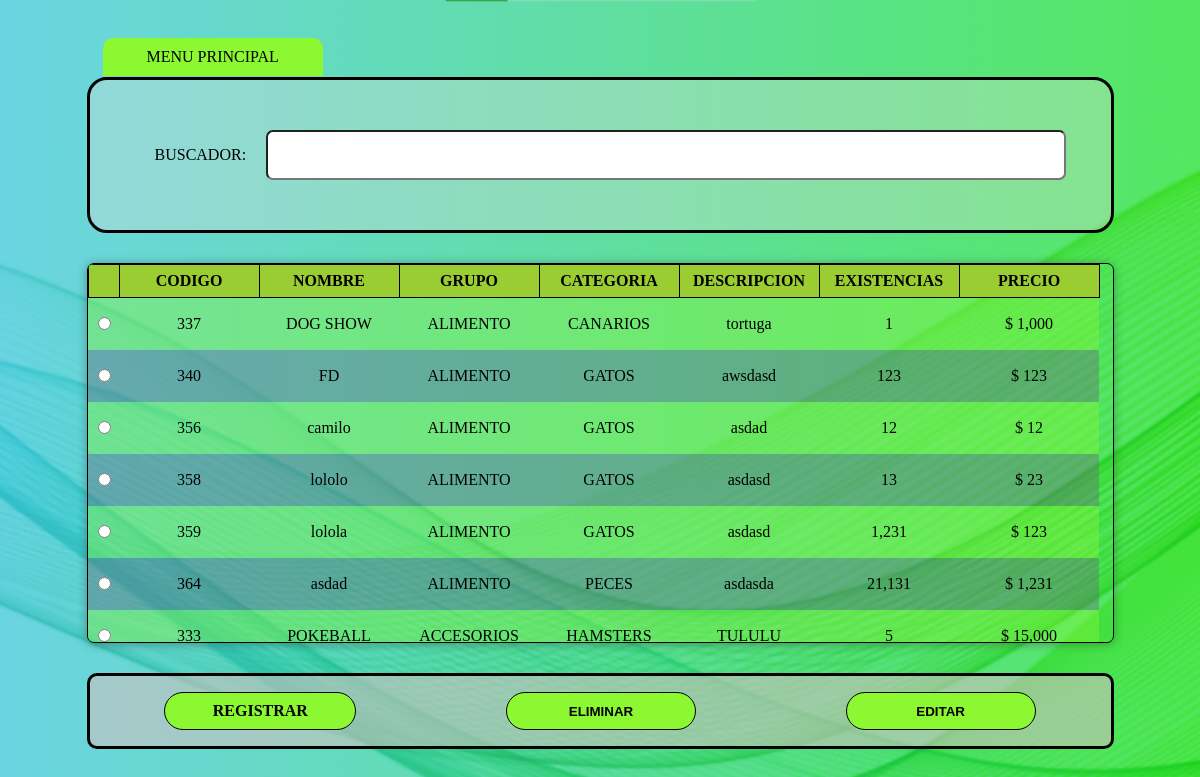
Before: /menuProducto (signed in) with the older database file.
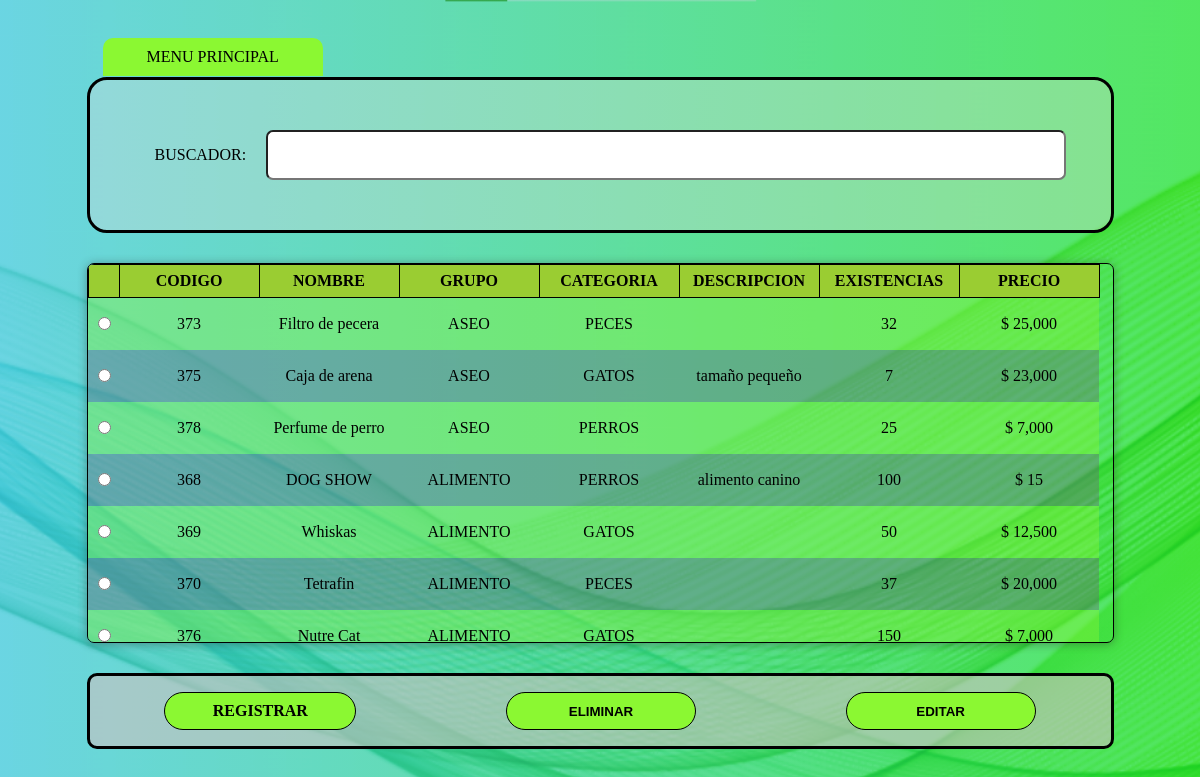
After: the same page with the newer database file.
### tables this page shows
CREATE TABLE IF NOT EXISTS `producto` (
  `Cod_Producto` int(4) NOT NULL AUTO_INCREMENT,
  `Nombre` varchar(100) NOT NULL,
  `Existencia` int(6) NOT NULL,
  `Precio` int(9) NOT NULL,
  `Descripcion` varchar(500) NOT NULL,
  `Imagen` longblob NOT NULL,
  `Cod_Categoria` int(10) NOT NULL,
  `Cod_Grupo` int(10) NOT NULL,
  PRIMARY KEY (`Cod_Producto`),
  KEY `Cod_Categoria` (`Cod_Categoria`),
  KEY `Cod_Grupo` (`Cod_Grupo`)
);

CREATE TABLE IF NOT EXISTS `grupo` (
  `Cod_Grupo` int(10) NOT NULL,
  `Descripcion_Grupo` varchar(20) NOT NULL,
  PRIMARY KEY (`Cod_Grupo`)
);

CREATE TABLE IF NOT EXISTS `categoria` (
  `Cod_categoria` int(10) NOT NULL,
  `Descripcion_Categoria` varchar(20) NOT NULL,
  PRIMARY KEY (`Cod_categoria`)
);

### index.php (called while the page is built, shortened)
<?php
    require_once "controller/plantilla.controller.php";
    require_once "controller/producto.controller.php";
    require_once "model/conexion.php";
    require_once "model/dto/producto.dto.php";
    require_once "model/dao/producto.dao.php";
    $objPlantilla = new PlantillaController();
    $objPlantilla -> ctrPlantilla();
?>

### controller/producto.controller.php (called while the page is built, shortened)
<?php
    class ControllerProductos{
        public function ctrConsultarProducto(){
            $lista = false;
            try {
                $objDtoProducto = new Producto();
                $objDaoProducto = new ModeloProducto( $objDtoProducto );
                $lista = $objDaoProducto -> mdlConsultarProducto() -> fetchAll();
            } catch (PDOException $e) {
                echo "Error en el controlador ctrConsultarProducto : ".$e->getMessage();
            }
            return $lista;
        }
    }
?>

### model/dto/producto.dto.php (called while the page is built, shortened)
<?php
    class Producto{
        private $nombre;
        private $grupo;
        private $categoria;
        private $precio;
        private $descripcion;
        private $cantidad;
        private $imagen;
        private $codigo;
        public function getNombre(){
            return $this -> nombre;
        }
        public function getGrupo(){
            return $this -> grupo;
        }
        public function getCategoria(){
            return $this -> categoria;
        }
        public function getPrecio(){
            return $this -> precio;
        }
        public function getDescripcion(){
            return $this -> descripcion;
        }
        public function getCantidad(){
            return $this -> cantidad;
        }
        public function getImagen(){
            return $this -> imagen;
        }
        public function getCodigo(){
            return $this -> codigo;
        }
    }
?>

### model/conexion.php (called while the page is built, shortened)
<?php
    class Conexion{
        private $usuario;
        private $clave;
        private $url;
        private $charSet;
        private $con;
        public function __construct(){
            $this -> host = "localhost";
            $this -> driver = "mysql";
            $this -> usuario = "root";
            $this -> clave = "";
            $this -> base = "invpriv";
            $this -> url = $this -> driver.":host=".
            $this -> host.";dbname=". $this -> base;
            $this -> charSet = "UTF8";
            $this -> con=NULL;
        }
        public function conexion(){
            try{
                $this -> con = new PDO($this->url, $this->usuario, $this->clave);
                $this -> con -> setAttribute(PDO::ATTR_DEFAULT_FETCH_MODE, PDO::FETCH_ASSOC);
                $this -> con -> exec('SET CHARACTER SET '.$this->charSet);
            }catch(PDOException $e){
                echo "Error al conectar".$e->getMessage();
            }
            return $this -> con;
        }
    }
?>

### model/dao/producto.dao.php (called while the page is built, shortened)
<?php
    class ModeloProducto{
        public function mdlConsultarProducto(){
            $sql = "CALL SpMostrarProducto()";
            try {
                $con = new Conexion();
                $stmt = $con -> conexion() -> prepare($sql);
                $stmt -> execute();
                $resulset = $stmt;
            } catch (PDOException $e) {
                echo "Error en el modelo SpMostrarProducto " . $e -> getMessage();
            }
            return $resulset;
        }
    }
?>

### view/module/menuProducto.php (the view, shortened to what this page needs)
<!DOCTYPE html>
<html lang="es">
    <head>
        <link rel="stylesheet" href="view/css/sweetalert2.min.css">
        <link rel="stylesheet" href="https://cdnjs.cloudflare.com/ajax/libs/font-awesome/6.0.0-beta2/css/all.min.css">
        <link rel="stylesheet" href="view/css/FondoInterfazes.css">
        <link rel="stylesheet" href="view/css/menuProducto.css">
    </head>
    <body class="interfazGeneral">
        <form method="post" action="editarProducto">
            <div>
                <div class= "menu1">
                    <a href="menuPrincipal" class ="botonMenu" title="Menu de productos">MENU PRINCIPAL</a>
                </div>
            </div>
            <div>
                <table id="tabla" class="table table-striped table-bordered" style="width:100%">
                    <thead>
                        <tr>
                            <th class="selector"></th>
                            <th>CODIGO</th>
                            <th>NOMBRE</th>
                            <th>GRUPO</th>
                            <th>CATEGORIA</th>
                            <th>DESCRIPCION</th>
                            <th>EXISTENCIAS</th>
                            <th>PRECIO</th>
                        </tr>
                    </thead>
                    <tbody>
                        <?php
                            $objCtrProducto = new ControllerProductos();
                            $listaProducto = $objCtrProducto -> ctrConsultarProducto();
                            foreach($listaProducto as $dato){
                                echo '
                                    <tr>
                                        <td class="selector"><input type="radio" name="selectPrdt" id="selectPrdt" class="filtro1" value="' . $dato['Cod_Producto'] . '"></td>
                                        <td>' . $dato['Cod_Producto'] . '</td>
                                        <td>' . $dato['Nombre'] . '</td>
                                        <td>' . $dato['Descripcion_Grupo'] . '</td>
                                        <td>' . $dato['Descripcion_Categoria'] . '</td>
                                        <td>' . $dato['Descripcion'] . '</td>
                                        <td>' . number_format($dato['Existencia']) . '</td>
                                        <td>$ ' . number_format($dato['Precio'])  . '</td>
                                    </tr>
                                ';
                            }
                        ?>
                    </tbody>
                </table>
            </div>
            <div class="conBtns">
                <a href="crearProducto" class="btnprdt" title="Registrar producto"><b>REGISTRAR</b></a>
                <button type="button" onclick="eliminar(selectPrdt)" class="btnprdt2" title="Eliminar producto">ELIMINAR</button>
                <button type="submit" class="btnprdt2" title="Editar producto">EDITAR</button>
            </div>
        </form>
    </body>
</html>

### controller/plantilla.controller.php (shortened to what this page needs)
<?php
    class PlantillaController{
        public function ctrPlantilla(){
            if (isset($_SESSION["login"]) and $_SESSION["login"] == true) {
                include_once "view/module/direcciones.php";
            }else{
                include_once "view/module/login.php";
            }
        }
    }
?>

### view/module/direcciones.php (shortened to what this page needs)
<?php
    if (isset($_GET['ruta'])) {
        switch ($_GET['ruta']) {
            case 'menuProducto':
                require_once "view/module/menuProducto.php";
                break;
        }
    }else {
        require_once "view/module/menuPrincipal.php";
    }
?>

### view/css/FondoInterfazes.css (style rules this page uses)
.interfazGeneral { background-image: url(../IMG/fondo_de_interfacez.png); background-size: cover; background-repeat: no-repeat; background-position: center; background-attachment: fixed; min-height: 100%; display: flex; justify-content: center; align-items: center; }
body::before { content: ""; width: 100%; min-height: 100vh; position: fixed; top: 0px; left: 0px; background-image: linear-gradient(90deg,#31c6e7,#10dd2b); opacity: 0.5; z-index: -1; }

### view/css/menuProducto.css (style rules this page uses)
.menu1 { height: 37px; width: 995px; margin: 30px auto 2px; }
.botonMenu, .botonMenu:visited { background-color: rgb(139, 248, 50); color: rgb(0, 0, 0); text-decoration: none; display: block; float: left; text-align: center; margin: 0px 4px 0px 0px; padding: 10px 44px 10px 44px; border-radius: 10px 10px 0px 0px; }
#tabla { display: block; margin: 0px auto 15px auto; width: 1160px; height: 380px; border: 1px solid black; border-collapse: collapse; overflow: auto; border-radius: 7px; box-shadow: 0px 1px 10px 0px rgba(47, 51, 44, 0.432); }
th { background-color: yellowgreen; height: 30px; border: solid 1px; }
td { width: 138px; height: 50px; text-align: center; }
.selector { width: 20px; padding: 0px 5px; }
tr:nth-child(even) { background-color: rgba(104, 104, 119, 0.4); }
tr:nth-child(odd) { background-color: rgba(139, 248, 50, 0.4); }
.conBtns { width: 1021px; height: 70px; background-color: rgba(207, 193, 193, 0.589); margin: 30px auto 0px ; border-radius: 10px; border: solid 3px; display: flex; flex-wrap: wrap; align-content: center; justify-content: space-around; }
.btnprdt, .btnprdt:visited { border: solid 1px black; background-color: rgb(139, 248, 50); color: black; width: 190px; height: 27px; padding: 9px 0px 0px 0px; text-align: center; border-radius: 20px; text-decoration: none; float: left; display: block; }
.btnprdt2 { border: solid 1px black; background-color: rgb(139, 248, 50); color: black; width: 190px; height: 38px; text-align: center; border-radius: 20px; text-decoration: none; float: left; display: block; cursor: pointer; font-weight: bold; }

Changed rows visible on the page:
removed producto: Cod_Producto "337", Nombre "DOG SHOW", Cod_Grupo.Descripcion_Grupo "ALIMENTO", Cod_Categoria.Descripcion_Categoria "CANARIOS", Descripcion "tortuga", Existencia "1", Precio "1,000"
removed producto: Cod_Producto "340", Nombre "FD", Cod_Grupo.Descripcion_Grupo "ALIMENTO", Cod_Categoria.Descripcion_Categoria "GATOS", Descripcion "awsdasd", Existencia "123", Precio "123"
removed producto: Cod_Producto "356", Nombre "camilo", Cod_Grupo.Descripcion_Grupo "ALIMENTO", Cod_Categoria.Descripcion_Categoria "GATOS", Descripcion "asdad", Existencia "12", Precio "12"
removed producto: Cod_Producto "358", Nombre "lololo", Cod_Grupo.Descripcion_Grupo "ALIMENTO", Cod_Categoria.Descripcion_Categoria "GATOS", Descripcion "asdasd", Existencia "13", Precio "23"
removed producto: Cod_Producto "359", Nombre "lolola", Cod_Grupo.Descripcion_Grupo "ALIMENTO", Cod_Categoria.Descripcion_Categoria "GATOS", Descripcion "asdasd", Existencia "1,231", Precio "123"
removed producto: Cod_Producto "364", Nombre "asdad", Cod_Grupo.Descripcion_Grupo "ALIMENTO", Cod_Categoria.Descripcion_Categoria "PECES", Descripcion "asdasda", Existencia "21,131", Precio "1,231"
removed producto: Cod_Producto "333", Nombre "POKEBALL", Cod_Grupo.Descripcion_Grupo "ACCESORIOS", Cod_Categoria.Descripcion_Categoria "HAMSTERS", Descripcion "TULULU", Existencia "5", Precio "15,000"
added producto: Cod_Producto "373", Nombre "Filtro de pecera", Cod_Grupo.Descripcion_Grupo "ASEO", Cod_Categoria.Descripcion_Categoria "PECES", Existencia "32", Precio "25,000"
added producto: Cod_Producto "375", Nombre "Caja de arena", Cod_Grupo.Descripcion_Grupo "ASEO", Cod_Categoria.Descripcion_Categoria "GATOS", Descripcion "tamaño pequeño", Existencia "7", Precio "23,000"
added producto: Cod_Producto "378", Nombre "Perfume de perro", Cod_Grupo.Descripcion_Grupo "ASEO", Cod_Categoria.Descripcion_Categoria "PERROS", Existencia "25", Precio "7,000"
added producto: Cod_Producto "368", Nombre "DOG SHOW", Cod_Grupo.Descripcion_Grupo "ALIMENTO", Cod_Categoria.Descripcion_Categoria "PERROS", Descripcion "alimento canino", Existencia "100", Precio "15"
added producto: Cod_Producto "369", Nombre "Whiskas", Cod_Grupo.Descripcion_Grupo "ALIMENTO", Cod_Categoria.Descripcion_Categoria "GATOS", Existencia "50", Precio "12,500"
added producto: Cod_Producto "370", Nombre "Tetrafin", Cod_Grupo.Descripcion_Grupo "ALIMENTO", Cod_Categoria.Descripcion_Categoria "PECES", Existencia "37", Precio "20,000"
added producto: Cod_Producto "376", Nombre "Nutre Cat", Cod_Grupo.Descripcion_Grupo "ALIMENTO", Cod_Categoria.Descripcion_Categoria "GATOS", Existencia "150", Precio "7,000"
